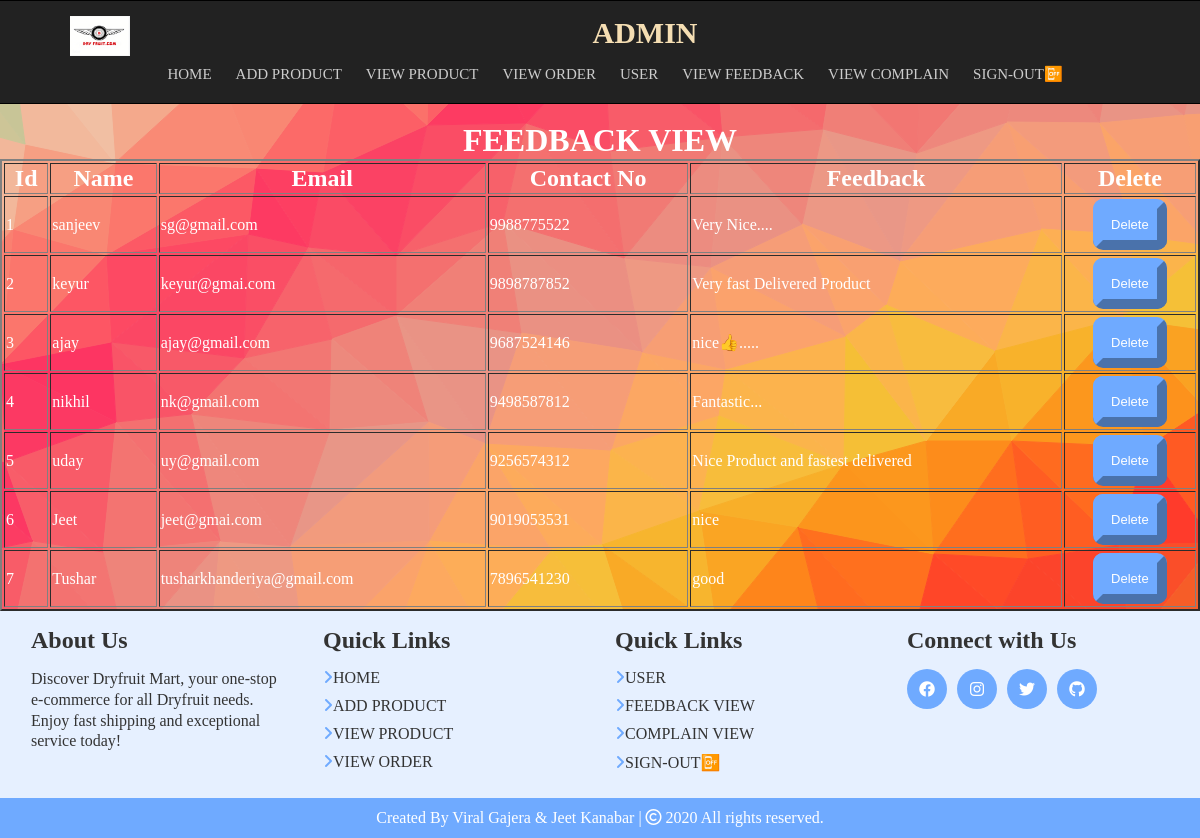
Page /admin/feedbckdisp.php (signed in) on the committed database.
### tables this page shows
CREATE TABLE `feedback` (
  `id` int(11) NOT NULL,
  `name` varchar(50) NOT NULL,
  `email` varchar(50) NOT NULL,
  `cno` varchar(15) NOT NULL,
  `comment` varchar(500) NOT NULL
);

### admin/feedbckdisp.php (the view, shortened to what this page needs)
<?php
	include("header.php");
	echo "<br><body background='image/background.svg'><font color=white><h1 align=center>FEEDBACK VIEW</h1></font>";
	$cn=mysqli_connect("localhost","root","","online");
	$q = mysqli_query($cn,"select * from feedback");
	echo "<table border=2 width=100%>";
	echo "<tr><td align=center><font size=+2  color=white><B>Id</td>
		<td align=center><font size=+2 color=white><B>Name</td>
		<td align=center><font size=+2 color=white><B>Email</td>
		<td align=center><font size=+2 color=white><B>Contact No</td>
		<td align=center><font size=+2 color=white><B>Feedback</td>
		<td align=center><font size=+2 color=white><B>Delete</td></tr>";
	while($r = mysqli_fetch_array($q))
	{
		echo "<tr style=color:white;><td>".$r[0]."</td><td>".$r[1]."</td><td>".$r[2]."</td><td>".$r[3]."</td><td>".$r[4]."</td></font>
		<td align=center class=b1><a href='feedbackdel.php?id=".$r[0]."'><input type=submit value=Delete  style=font-size:13px;border-color:#6faaff;color:white;background:#6faaff;border-radius:10px;margin:1px;padding:8px;border-width:10px  class=button value=submit></a></td></tr>";	}
	echo "</table>";
?>
<?php include("footer.php");?>

### admin/style1.css (style rules this page uses)
* { margin: 0; }
body { margin: 0; }

### rows in the picture
feedback: id "1", name "sanjeev", email "sg@gmail.com", cno "9988775522", comment "Very Nice...."
feedback: id "2", name "keyur", email "keyur@gmai.com", cno "9898787852", comment "Very fast Delivered Product"
feedback: id "3", name "ajay", email "ajay@gmail.com", cno "9687524146", comment "nice👍....."
feedback: id "4", name "nikhil", email "nk@gmail.com", cno "9498587812", comment "Fantastic..."
feedback: id "5", name "uday", email "uy@gmail.com", cno "9256574312", comment "Nice Product and fastest delivered"
feedback: id "6", name "Jeet", email "jeet@gmai.com", cno "9019053531", comment "nice"
feedback: id "7", name "Tushar", email "tusharkhanderiya@gmail.com", cno "7896541230", comment "good"
